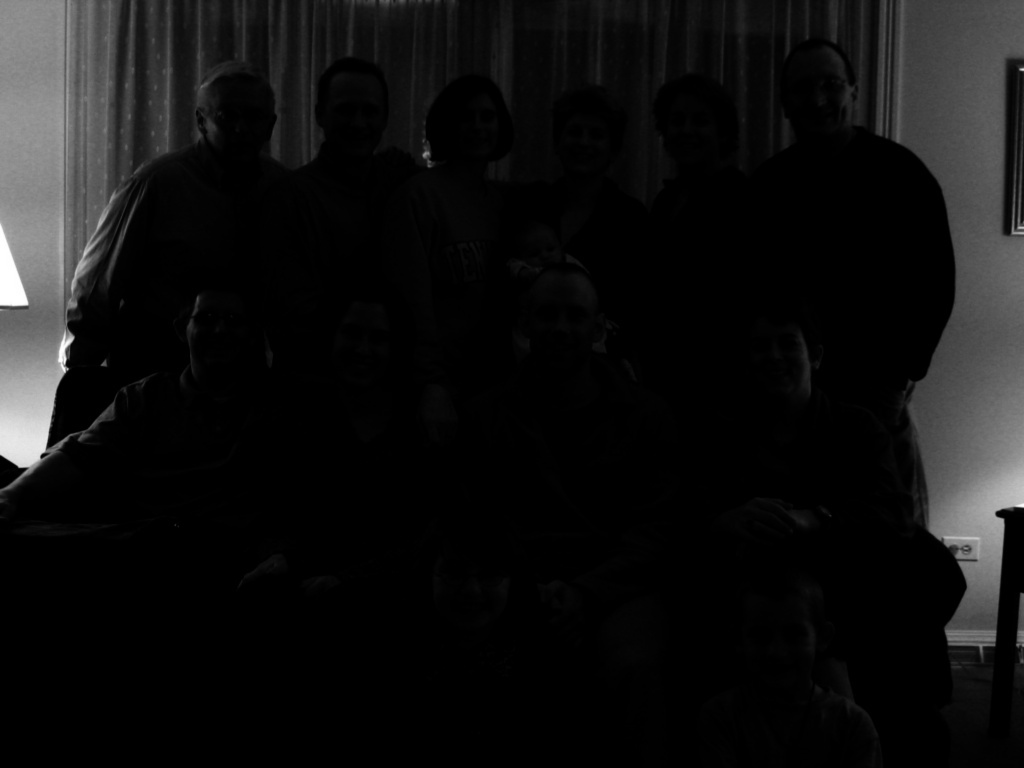
#> input picture 2-Exercise_DIP/Ex_16/original.jpg, 1024 x 768 px, found by its file name
$ jupyter execute FCVS_Feb23_DIP_Ex16_Elham_Khosravi.ipynb
#> lines starting #> are read from the running program, lines starting #| are printed output that depends on the picture
[cell 1]
import cv2
import matplotlib.pyplot as plt
import numpy as np

[cell 2]
img = cv2.imread('images-16/original.jpg', 0)
#> img is the input picture: shape (768, 1024); min 0, max 255, mean 17.3

[cell 3]
def show_img_cv(img_title, img):
    cv2.imshow(img_title, img)
    cv2.waitKey(0)
    #cv2.destroyAllWindows()

[cell 4]
def show_img_plt(img, c_map='gray',fig_hight=6, fig_width=4 ):
    plt.figure(figsize=(fig_hight, fig_width), dpi=100)
    plt.imshow(img, cmap=c_map)

[cell 5]
show_img_plt(img)
cv2.imwrite('original_image.jpg', img)
#> Out = True

[cell 6]
def display_hist_cv(img, channel=0, histsize=256, range=(0, 256)):
#> called with channel = 0, histsize = 256, range = (0, 256)
    hist_img = cv2.calcHist([img], [channel], None, [histsize], range)
#> hist_img = 256 values, max 415393 at index 0, min 3 at index 239, mean 3072
    plt.figure(figsize=(4, 2), dpi=100)
    plt.plot(hist_img)
    plt.show()
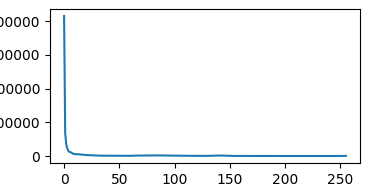
#> figure drawn by matplotlib, 1 panel; curve peaks at x = 0, y = 415393

[cell 7]
display_hist_cv(img)

[cell 8]
def display_hist_plt(img, bins=256, range=(0, 256)):
#> called with bins = 256, range = (0, 256)
    plt.figure(figsize=(4, 2), dpi=100)
    plt.hist(img.flat, bins=bins, range=range)
    plt.show()
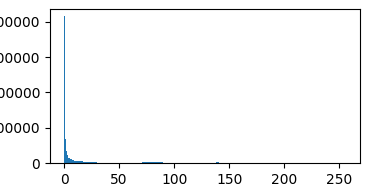
#> figure drawn by matplotlib, 1 panel; tallest bar 415393 high, from x = 0 to 1

[cell 9]
display_hist_plt(img)

## Contrast Stretching

[cell 10]
min_new = 0
max_new = 255

min_old = np.min(img)
#> min_old = 0
max_old = np.max(img)
#> max_old = 255

cs_img = np.uint8(((img - min_old)/(max_old - min_old))*(max_new - min_new) + min_new)

[cell 11]
show_img_plt(cs_img)

[cell 12]
display_hist_plt(cs_img)

## Histogram Equalization

[cell 13]
hisequ_img = cv2.equalizeHist(img)
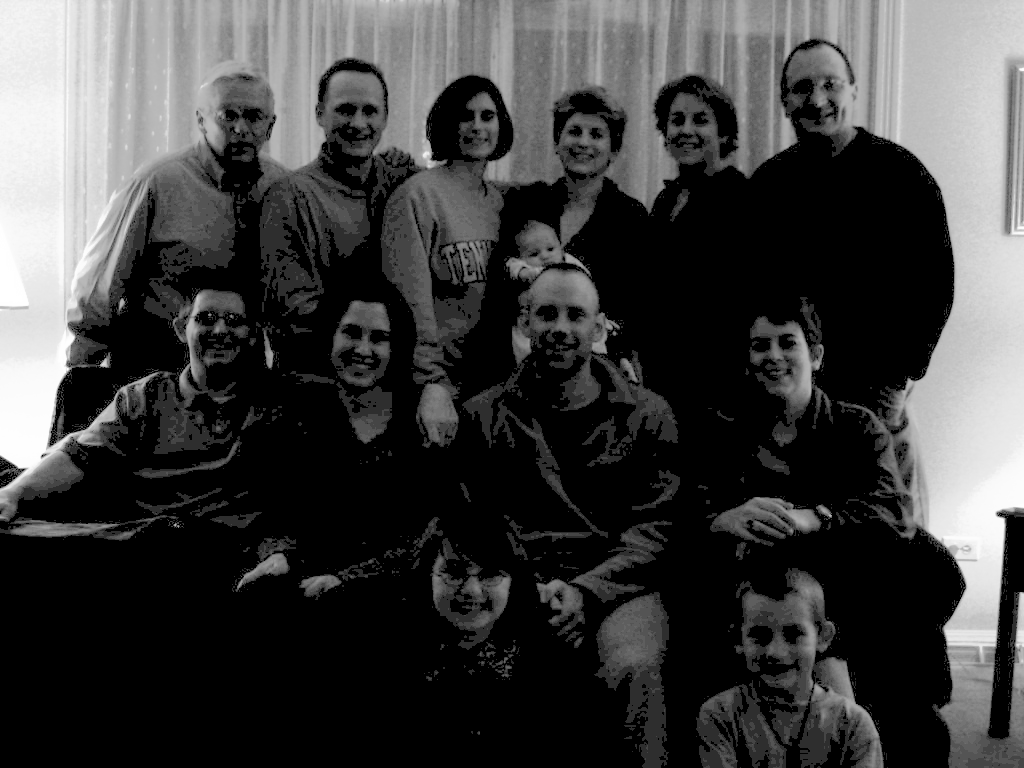
#> hisequ_img: shape (768, 1024); min 0, max 255, mean 63.3

[cell 14]
display_hist_plt(hisequ_img)

[cell 15]
show_img_plt(hisequ_img)

[cell 16]
show_img_cv('hisequ_img that is output' , hisequ_img)

## Gamma

[cell 17]
gamma = 0.3
gamma_img = np.uint8(((img/255)**gamma)*255)
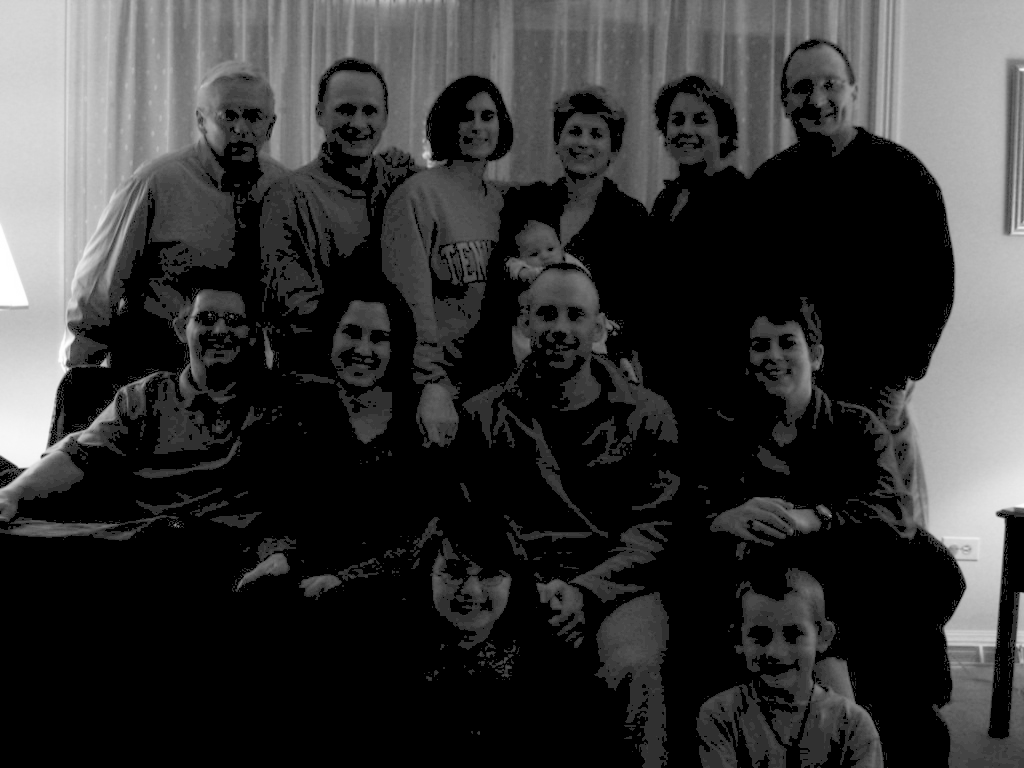
#> gamma_img: shape (768, 1024); min 0, max 255, mean 53.2

[cell 18]
show_img_plt(gamma_img)

[cell 19]
display_hist_plt(gamma_img)

[cell 20]
test_heq = cv2.equalizeHist(gamma_img)

[cell 21]
display_hist_plt(test_heq)

[cell 22]
show_img_plt(test_heq)

[cell 23]
show_img_cv('main gamma image after equalization', test_heq)

[cell 24]
img = cv2.imread( 'images-16/original.jpg' )

# denoising the image using the cv2.fastNlMeansDenoising() function
dst = cv2.fastNlMeansDenoising( test_heq, None, 10, 10, 21 )

# visualizing the image and comparing noisy image and image after denoising
plt.subplot( 121 )
plt.imshow( img )
plt.title('original img ')
plt.subplot( 122 )
plt.imshow( dst )
plt.title('denoised img ')
plt.show()

[cell 25]
show_img_cv('after denoising', dst)
